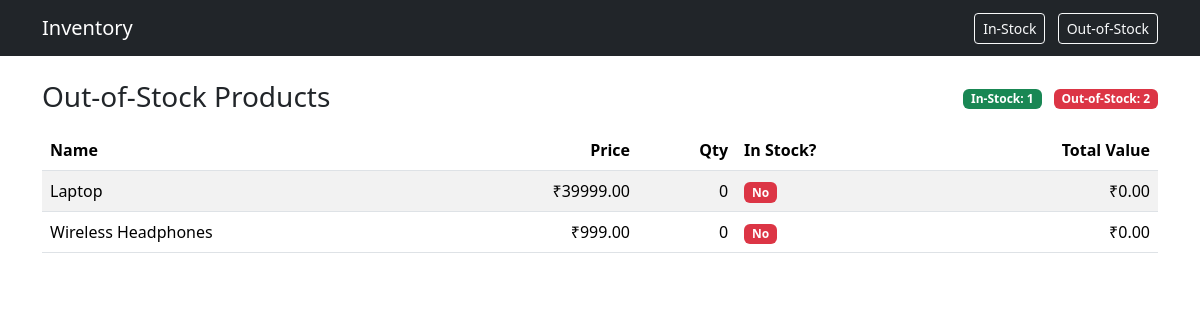
Page /out-of-stock/ on the committed database.
### inventry/models.py (models this page shows, shortened)
class Product(models.Model):
    name = models.CharField(max_length=255, unique=True)
    price = models.DecimalField(max_digits=10, decimal_places=2, validators=[MinValueValidator(0)])
    quantity = models.PositiveIntegerField(default=0)
    in_stock = models.BooleanField(default=True)
    created_at = models.DateTimeField(auto_now_add=True)
    updated_at = models.DateTimeField(auto_now=True)
    class Meta:
        ordering = ['name']
    @property
    def total_value(self):
        return self.price * self.quantity

### inventry/views.py (the view)
# urls.py: path('out-of-stock/', views.out_of_stock, name='out_of_stock'),
def out_of_stock(request):
    products = Product.objects.filter(in_stock=False)
    return render(request, 'inventry/product_list.html', {
        'title': 'Out‑of‑Stock Products',
        'products': products,
        'active': 'out',
        'in_stock_count': Product.objects.filter(in_stock=True).count(),
        'out_stock_count': products.count(),
    })

### inventry/templates/inventry/product_list.html (shortened to what this page needs)
{% extends 'base.html' %}
{% block content %}
  <div class="d-flex justify-content-between align-items-center mb-3">
    <h1 class="h3 m-0">{{ title }}</h1>
    <div class="text-muted">
      <span class="badge bg-success">In‑Stock: {{ in_stock_count }}</span>
      <span class="badge bg-danger ms-2">Out‑of‑Stock: {{ out_stock_count }}</span>
    </div>
  </div>
  {% if products %}
    <div class="table-responsive">
      <table class="table table-striped align-middle">
        <thead>
          <tr>
            <th>Name</th>
            <th class="text-end">Price</th>
            <th class="text-end">Qty</th>
            <th>In Stock?</th>
            <th class="text-end">Total Value</th>
          </tr>
        </thead>
        <tbody>
          {% for p in products %}
          <tr>
            <td>{{ p.name }}</td>
            <td class="text-end">₹{{ p.price }}</td>
            <td class="text-end">{{ p.quantity }}</td>
            <td>
              {% if p.in_stock %}
                <span class="badge bg-success">Yes</span>
              {% else %}
                <span class="badge bg-danger">No</span>
              {% endif %}
            </td>
            <td class="text-end">₹{{ p.total_value }}</td>
          </tr>
          {% endfor %}
        </tbody>
      </table>
    </div>
  {% else %}
    <div class="alert alert-info">No products found. Add some via the <a href="/admin/">Admin</a>.</div>
  {% endif %}
{% endblock %}

### inventry/static/css/style.css (style rules this page uses)
body { padding-bottom: 40px; }
.table td, .table th { vertical-align: middle; }

### rows in the picture
Product: name "Laptop", price "39999.00", quantity "0", in_stock "No", total_value "0.00"
Product: name "Wireless Headphones", price "999.00", quantity "0", in_stock "No", total_value "0.00"

### other values in the picture
{{ title }} "Out‑of‑Stock Products"
{{ in_stock_count }} "1"
{{ out_stock_count }} "2"
